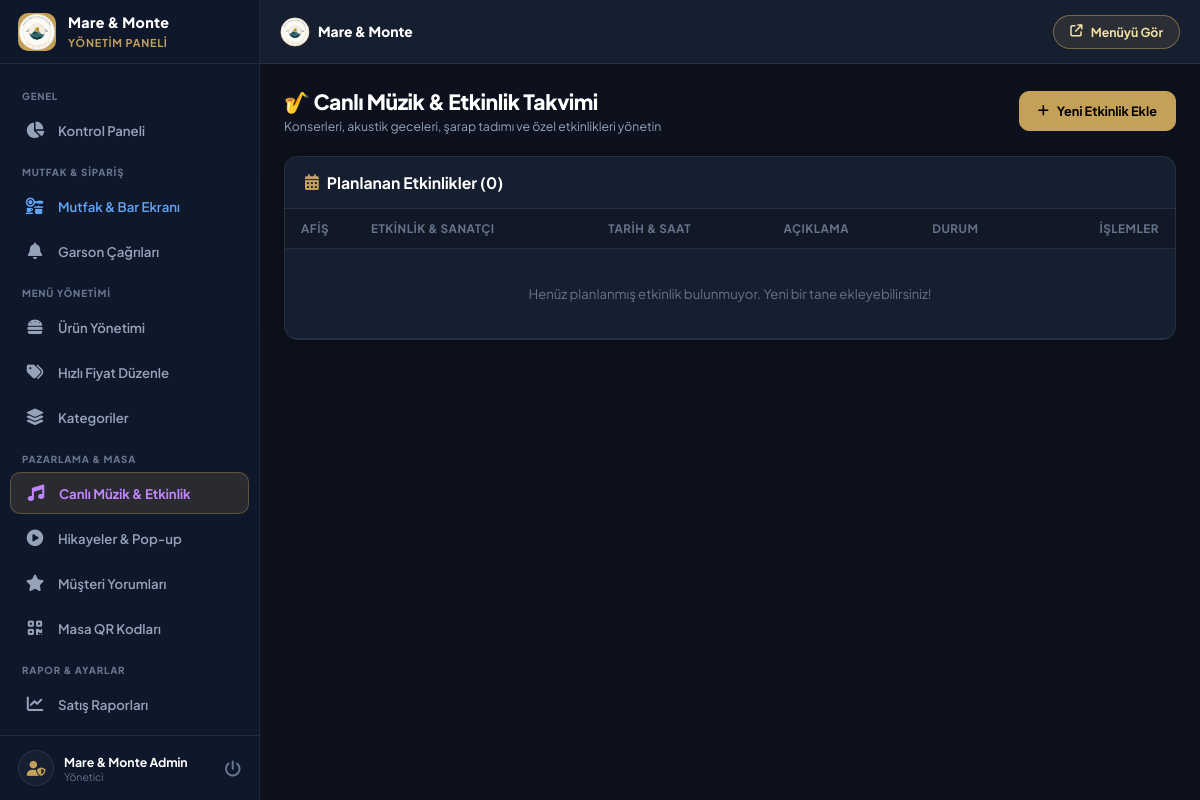
Before: /admin/events.php (signed in) with the older database file.
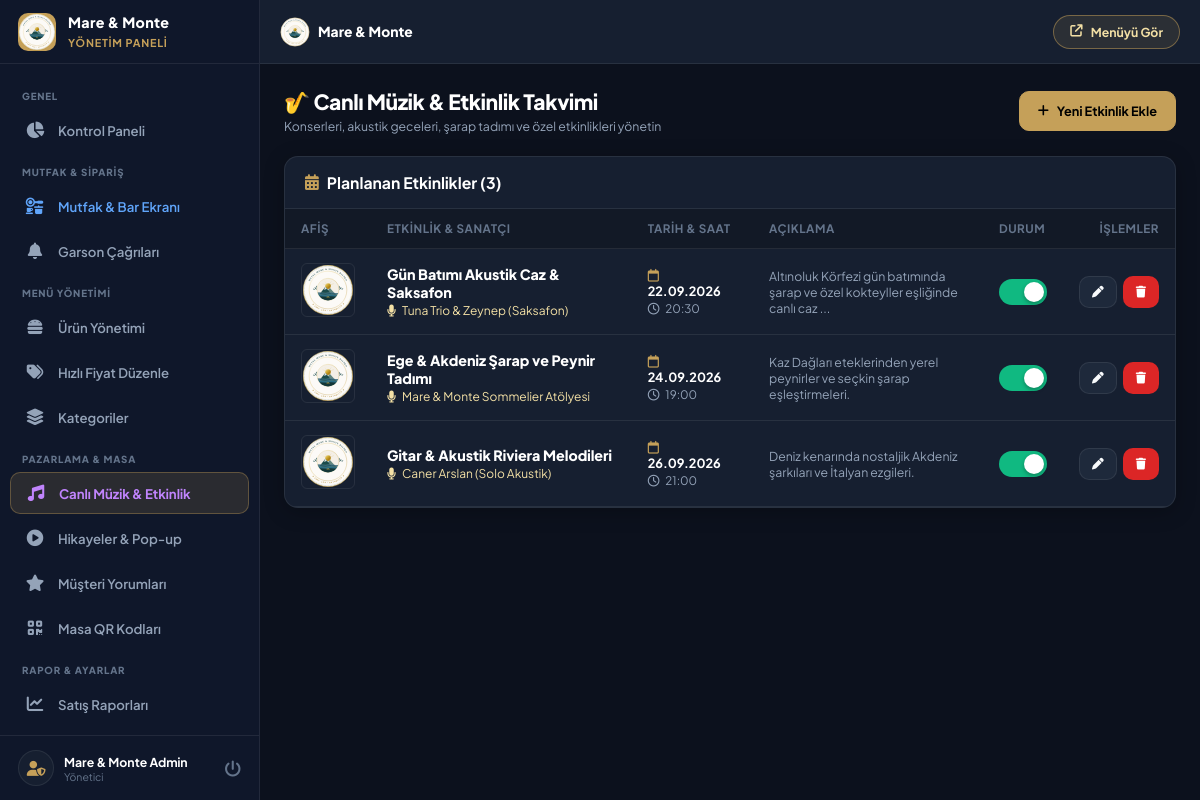
After: the same page with the newer database file.
### tables this page shows
CREATE TABLE events (
        id INTEGER PRIMARY KEY AUTOINCREMENT,
        title VARCHAR(200) NOT NULL,
        performer VARCHAR(150) DEFAULT '',
        event_date DATE,
        event_time VARCHAR(20) DEFAULT '20:30',
        description TEXT,
        image VARCHAR(255) DEFAULT '',
        is_active INT DEFAULT 1,
        sort_order INT DEFAULT 0,
        created_at DATETIME DEFAULT CURRENT_TIMESTAMP
    );

### admin/events.php (the view, shortened to what this page needs)
<?php
require_once __DIR__ . '/header.php';
$events = $pdo->query("SELECT * FROM events ORDER BY event_date ASC, sort_order ASC, id ASC")->fetchAll();
?>
<div class="page-header">
    <div class="page-title">
        <h1>🎷 Canlı Müzik &amp; Etkinlik Takvimi</h1>
        <p>Konserleri, akustik geceleri, şarap tadımı ve özel etkinlikleri yönetin</p>
    </div>
    <div>
        <button type="button" class="btn btn-primary" onclick="openEventModal()">
            <i class="fas fa-plus"></i> Yeni Etkinlik Ekle
        </button>
    </div>
</div>
<div class="card">
    <div class="card-header">
        <h3 class="card-title"><i class="fas fa-calendar-days" style="color:var(--primary);"></i> Planlanan Etkinlikler (<?php echo count($events); ?>)</h3>
    </div>
    <div class="card-body" style="padding: 0;">
        <div class="table-responsive desktop-table-view">
            <table class="admin-table">
                <thead>
                    <tr>
                        <th style="width: 70px;">Afiş</th>
                        <th>Etkinlik &amp; Sanatçı</th>
                        <th>Tarih &amp; Saat</th>
                        <th>Açıklama</th>
                        <th>Durum</th>
                        <th style="text-align: right;">İşlemler</th>
                    </tr>
                </thead>
                <tbody>
                    <?php if (empty($events)): ?>
                        <tr>
                            <td colspan="6" style="text-align: center; padding: 36px; color: var(--text-dim);">
                                Henüz planlanmış etkinlik bulunmuyor. Yeni bir tane ekleyebilirsiniz!
                            </td>
                        </tr>
                    <?php else: ?>
                        <?php foreach ($events as $ev): ?>
                            <tr id="row-event-<?php echo $ev['id']; ?>">
                                <td>
                                    <img src="<?php echo htmlspecialchars($ev['image'] ?: '../assets/images/maremonte_logo.svg'); ?>" alt="" style="width: 54px; height: 54px; object-fit: cover; border-radius: var(--radius-xs); border: 1px solid var(--border);" onerror="this.src='../assets/images/maremonte_logo.svg'">
                                </td>
                                <td>
                                    <div style="font-weight: 800; color: #fff; font-size: 0.95rem; margin-bottom: 2px;">
                                        <?php echo htmlspecialchars($ev['title']); ?>
                                    </div>
                                    <?php if (!empty($ev['performer'])): ?>
                                        <div style="font-size: 0.8rem; color: var(--primary-light);">
                                            <i class="fas fa-microphone" style="margin-right: 4px;"></i> <?php echo htmlspecialchars($ev['performer']); ?>
                                        </div>
                                    <?php endif; ?>
                                </td>
                                <td>
                                    <div style="font-weight: 700; color: #fff; font-size: 0.85rem;">
                                        <i class="far fa-calendar" style="color:var(--primary); margin-right: 4px;"></i>
                                        <?php echo date('d.m.Y', strtotime($ev['event_date'])); ?>
                                    </div>
                                    <div style="font-size: 0.78rem; color: var(--text-muted); margin-top: 2px;">
                                        <i class="far fa-clock" style="margin-right: 4px;"></i> <?php echo htmlspecialchars($ev['event_time']); ?>
                                    </div>
                                </td>
                                <td style="color: var(--text-muted); font-size: 0.82rem; max-width: 260px;">
                                    <?php echo htmlspecialchars(mb_strimwidth($ev['description'] ?? '', 0, 80, '...')); ?>
                                </td>
                                <td>
                                    <label class="switch">
                                        <span class="slider"></span>
                                    </label>
                                </td>
                                <td style="text-align: right;">
                                    <div style="display: inline-flex; gap: 6px;">
                                        <button type="button" class="btn btn-secondary btn-sm" onclick='editEvent(<?php echo json_encode($ev); ?>)' title="Düzenle">
                                            <i class="fas fa-pen"></i>
                                        </button>
                                        <button type="button" class="btn btn-danger btn-sm" onclick="deleteEvent(<?php echo $ev['id']; ?>)" title="Sil">
                                            <i class="fas fa-trash"></i>
                                        </button>
                                    </div>
                                </td>
                            </tr>
                        <?php endforeach; ?>
                    <?php endif; ?>
                </tbody>
            </table>
        </div>
    </div>
</div>
<?php require_once __DIR__ . '/footer.php'; ?>

### admin/header.php (shortened to what this page needs)
<?php
$currentPage = basename($_SERVER['PHP_SELF']);
$adminName = $_SESSION['admin_name'] ?? 'Yönetici';
?>
<!DOCTYPE html>
<html lang="tr">
<head>
    <link rel="stylesheet" href="https://cdnjs.cloudflare.com/ajax/libs/font-awesome/6.4.0/css/all.min.css">
    <link rel="stylesheet" href="../assets/css/admin.css?v=<?php echo time(); ?>">
</head>
<body>
    <aside class="admin-sidebar" id="adminSidebar">
        <div class="sidebar-header">
            <div class="sidebar-logo-icon">
                <img src="../assets/images/maremonte_logo.svg" alt="Mare & Monte">
            </div>
            <div class="sidebar-brand-text">
                <h2>Mare &amp; Monte</h2>
                <span>Yönetim Paneli</span>
            </div>
        </div>
        <nav class="sidebar-nav">
            <div class="nav-section-label">GENEL</div>
            <a href="index.php" class="nav-link <?php echo $currentPage === 'index.php' ? 'active' : ''; ?>">
                <i class="fas fa-chart-pie"></i>
                <span>Kontrol Paneli</span>
            </a>
            <div class="nav-section-label">MUTFAK & SİPARİŞ</div>
            <a href="kitchen.php" class="nav-link <?php echo $currentPage === 'kitchen.php' ? 'active' : ''; ?>" style="color: #60a5fa;">
                <i class="fas fa-kitchen-set"></i>
                <span>Mutfak & Bar Ekranı</span>
            </a>
            <a href="waiter-calls.php" class="nav-link <?php echo $currentPage === 'waiter-calls.php' ? 'active' : ''; ?>">
                <i class="fas fa-bell"></i>
                <span>Garson Çağrıları</span>
            </a>
            <div class="nav-section-label">MENÜ YÖNETİMİ</div>
            <a href="products.php" class="nav-link <?php echo $currentPage === 'products.php' ? 'active' : ''; ?>">
                <i class="fas fa-burger"></i>
                <span>Ürün Yönetimi</span>
            </a>
            <a href="quick-price.php" class="nav-link <?php echo $currentPage === 'quick-price.php' ? 'active' : ''; ?>">
                <i class="fas fa-tags"></i>
                <span>Hızlı Fiyat Düzenle</span>
            </a>
            <a href="categories.php" class="nav-link <?php echo $currentPage === 'categories.php' ? 'active' : ''; ?>">
                <i class="fas fa-layer-group"></i>
                <span>Kategoriler</span>
            </a>
            <div class="nav-section-label">PAZARLAMA & MASA</div>
            <a href="events.php" class="nav-link <?php echo $currentPage === 'events.php' ? 'active' : ''; ?>" style="color:#c084fc;">
                <i class="fas fa-music"></i>
                <span>Canlı Müzik & Etkinlik</span>
            </a>
            <a href="stories.php" class="nav-link <?php echo $currentPage === 'stories.php' ? 'active' : ''; ?>">
                <i class="fas fa-circle-play"></i>
                <span>Hikayeler & Pop-up</span>
            </a>
            <a href="feedback.php" class="nav-link <?php echo $currentPage === 'feedback.php' ? 'active' : ''; ?>">
                <i class="fas fa-star"></i>
                <span>Müşteri Yorumları</span>
            </a>
            <a href="tables.php" class="nav-link <?php echo $currentPage === 'tables.php' ? 'active' : ''; ?>">
                <i class="fas fa-qrcode"></i>
                <span>Masa QR Kodları</span>
            </a>
            <div class="nav-section-label">RAPOR & AYARLAR</div>
            <a href="reports.php" class="nav-link <?php echo $currentPage === 'reports.php' ? 'active' : ''; ?>">
                <i class="fas fa-chart-line"></i>
                <span>Satış Raporları</span>
            </a>
            <a href="settings.php" class="nav-link <?php echo $currentPage === 'settings.php' ? 'active' : ''; ?>">
            </a>
        </nav>
        <div class="sidebar-footer">
            <div class="admin-profile">
                <div class="admin-avatar">
                    <i class="fas fa-user-shield"></i>
                </div>
                <div>
                    <div class="admin-name"><?php echo htmlspecialchars($adminName); ?></div>
                    <div class="admin-role">Yönetici</div>
                </div>
            </div>
            <a href="logout.php" title="Çıkış" style="color: var(--text-dim); text-decoration:none; font-size:1.1rem;">
                <i class="fas fa-power-off"></i>
            </a>
        </div>
    </aside>
    <div class="admin-main">
        <header class="admin-topbar">
            <div style="display:flex; align-items:center; gap:12px;">
                <div class="topbar-brand" style="display:flex; align-items:center; gap:8px;">
                    <img src="../assets/images/maremonte_logo.svg" style="width:30px; height:30px; border-radius:50%;" alt="Logo">
                    <span style="font-size:0.92rem; font-weight:800; color:#fff;">Mare &amp; Monte</span>
                </div>
            </div>
            <div class="topbar-actions">
                <a href="../index.php" target="_blank" class="btn-preview" title="Müşteri Görünümü">
                    <i class="fas fa-arrow-up-right-from-square"></i>
                    <span>Menüyü Gör</span>
                </a>
            </div>
        </header>
        <main class="admin-content">

### admin/footer.php (shortened to what this page needs)
        </main>
    </div>
</body>
</html>

Changed rows visible on the page:
added events: title "Gün Batımı Akustik Caz & Saksafon", performer "Tuna Trio & Zeynep (Saksafon)", event_date "22.09.2026", event_time "20:30", description "Altınoluk Körfezi gün batımında şarap ve özel kokteyller eşliğinde canlı caz ..."
added events: title "Ege & Akdeniz Şarap ve Peynir Tadımı", performer "Mare & Monte Sommelier Atölyesi", event_date "24.09.2026", event_time "19:00", description "Kaz Dağları eteklerinden yerel peynirler ve seçkin şarap eşleştirmeleri."
added events: title "Gitar & Akustik Riviera Melodileri", performer "Caner Arslan (Solo Akustik)", event_date "26.09.2026", event_time "21:00", description "Deniz kenarında nostaljik Akdeniz şarkıları ve İtalyan ezgileri."
Other visible differences:
count($events): "0" → "3"
text no longer shown: "Henüz planlanmış etkinlik bulunmuyor. Yeni bir tane ekleyebilirsiniz!"
